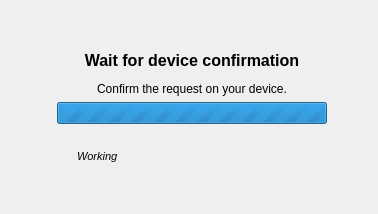
      <widget class="QWidget" name="pageWaiting">
       <layout class="QHBoxLayout" name="horizontalLayout_11">
        <item>
         <spacer name="horizontalSpacer_16">
          <property name="orientation">
           <enum>Qt::Horizontal</enum>
          </property>
          <property name="sizeHint" stdset="0">
           <size>
            <width>40</width>
            <height>20</height>
           </size>
          </property>
         </spacer>
        </item>
        <item>
         <widget class="RotateSpinner" name="widgetSpin" native="true"/>
        </item>
        <item>
         <layout class="QVBoxLayout" name="verticalLayout_9">
          <item>
           <spacer name="verticalSpacer_2">
            <property name="orientation">
             <enum>Qt::Vertical</enum>
            </property>
            <property name="sizeHint" stdset="0">
             <size>
              <width>20</width>
              <height>40</height>
             </size>
            </property>
           </spacer>
          </item>
          <item>
           <widget class="QLabel" name="labelWait">
            <property name="maximumSize">
             <size>
              <width>300</width>
              <height>16777215</height>
             </size>
            </property>
            <property name="text">
             <string>&lt;html&gt;&lt;head/&gt;&lt;body&gt;&lt;p&gt;&lt;span style=&quot; font-size:12pt; font-weight:600;&quot;&gt;Wait for device confirmation&lt;/span&gt;&lt;/p&gt;&lt;p&gt;Confirm the request on your device.&lt;/p&gt;&lt;/body&gt;&lt;/html&gt;</string>
            </property>
            <property name="alignment">
             <set>Qt::AlignCenter</set>
            </property>
           </widget>
          </item>
          <item>
           <widget class="QProgressBar" name="progressBarWait">
            <property name="maximumSize">
             <size>
              <width>300</width>
              <height>16777215</height>
             </size>
            </property>
            <property name="maximum">
             <number>0</number>
            </property>
            <property name="value">
             <number>-1</number>
            </property>
           </widget>
          </item>
          <item>
           <widget class="QLabel" name="labelProgressMessage">
            <property name="sizePolicy">
             <sizepolicy hsizetype="Preferred" vsizetype="Preferred">
              <horstretch>0</horstretch>
              <verstretch>0</verstretch>
             </sizepolicy>
            </property>
            <property name="minimumSize">
             <size>
              <width>270</width>
              <height>0</height>
             </size>
            </property>
            <property name="maximumSize">
             <size>
              <width>300</width>
              <height>16777215</height>
             </size>
            </property>
            <property name="font">
             <font>
              <pointsize>8</pointsize>
              <italic>true</italic>
             </font>
            </property>
            <property name="text">
             <string>Working</string>
            </property>
            <property name="alignment">
             <set>Qt::AlignLeading|Qt::AlignLeft|Qt::AlignTop</set>
            </property>
            <property name="wordWrap">
             <bool>true</bool>
            </property>
            <property name="margin">
             <number>0</number>
            </property>
            <property name="indent">
             <number>20</number>
            </property>
           </widget>
          </item>
          <item>
           <spacer name="verticalSpacer">
            <property name="orientation">
             <enum>Qt::Vertical</enum>
            </property>
            <property name="sizeHint" stdset="0">
             <size>
              <width>20</width>
              <height>40</height>
             </size>
            </property>
           </spacer>
          </item>
         </layout>
        </item>
        <item>
         <spacer name="horizontalSpacer_17">
          <property name="orientation">
           <enum>Qt::Horizontal</enum>
          </property>
          <property name="sizeHint" stdset="0">
           <size>
            <width>40</width>
            <height>20</height>
           </size>
          </property>
         </spacer>
        </item>
       </layout>
      </widget>
